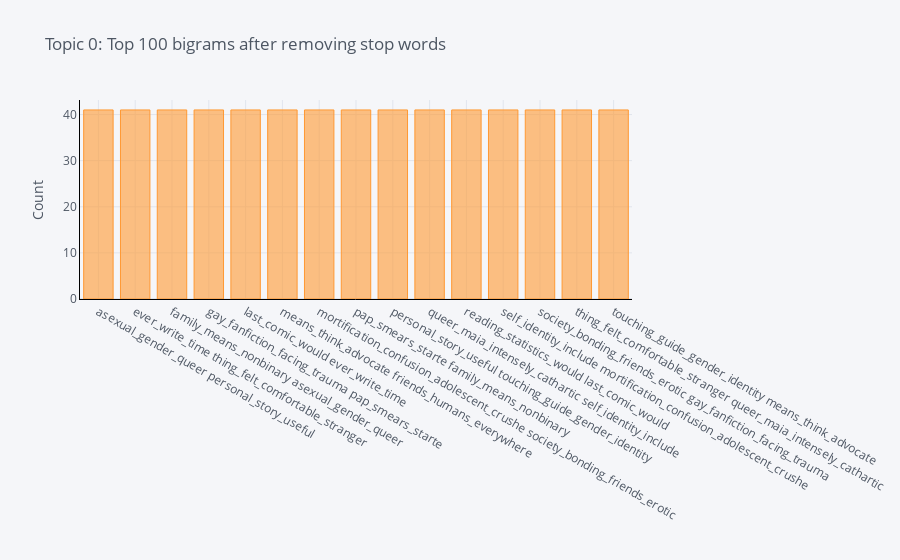

The notebook cell this image was saved under:
### Markdown cell above
### 9.2 Top 100 Bigrams on Entire Corpus

### Code cell
plot_model(nmf, plot = 'bigram')

### Figure 1 — Plotly figure (JSON) as saved in the notebook; plotly's stock layout.template omitted (floating-point values rounded to 4 significant figures)
{"data": [{"marker": {"color": "rgba(255, 153, 51, 0.6)", "line": {"color": "rgba(255, 153, 51, 1.0)", "width": 1}}, "name": "count", "orientation": "v", "text": "", "type": "bar", "x": ["asexual_gender_queer personal_story_useful", "ever_write_time thing_felt_comfortable_stranger", "family_means_nonbinary asexual_gender_queer", "gay_fanfiction_facing_trauma pap_smears_starte", "last_comic_would ever_write_time", "means_think_advocate friends_humans_everywhere", "mortification_confusion_adolescent_crushe society_bonding_friends_erotic", "pap_smears_starte family_means_nonbinary", "personal_story_useful touching_guide_gender_identity", "queer_maia_intensely_cathartic self_identity_include", "reading_statistics_would last_comic_would", "self_identity_include mortification_confusion_adolescent_crushe", "society_bonding_friends_erotic gay_fanfiction_facing_trauma", "thing_felt_comfortable_stranger queer_maia_intensely_cathartic", "touching_guide_gender_identity means_think_advocate"], "y": [41, 41, 41, 41, 41, 41, 41, 41, 41, 41, 41, 41, 41, 41, 41]}], "layout": {"legend": {"bgcolor": "#F5F6F9", "font": {"color": "#4D5663"}}, "paper_bgcolor": "#F5F6F9", "plot_bgcolor": "#F5F6F9", "title": {"font": {"color": "#4D5663"}, "text": "Topic 0: Top 100 bigrams after removing stop words"}, "xaxis": {"gridcolor": "#E1E5ED", "linecolor": "black", "showgrid": true, "tickfont": {"color": "#4D5663"}, "title": {"font": {"color": "#4D5663"}, "text": ""}, "zerolinecolor": "#E1E5ED"}, "yaxis": {"gridcolor": "#E1E5ED", "linecolor": "black", "showgrid": true, "tickfont": {"color": "#4D5663"}, "title": {"font": {"color": "#4D5663"}, "text": "Count"}, "zerolinecolor": "#E1E5ED"}}}
